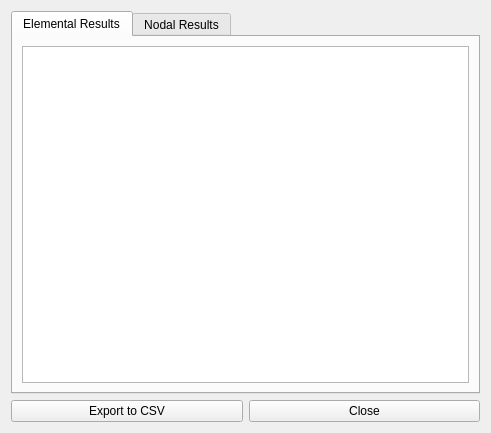
<?xml version="1.0" encoding="UTF-8"?>
<ui version="4.0">
 <class>Results</class>
 <widget class="QWidget" name="Results">
  <property name="geometry">
   <rect>
    <x>0</x>
    <y>0</y>
    <width>491</width>
    <height>433</height>
   </rect>
  </property>
  <property name="windowTitle">
   <string>Form</string>
  </property>
  <layout class="QGridLayout" name="gridLayout">
   <item row="0" column="0" colspan="2">
    <widget class="QTabWidget" name="tabWidget">
     <property name="currentIndex">
      <number>0</number>
     </property>
     <widget class="QWidget" name="tab">
      <attribute name="title">
       <string>Elemental Results</string>
      </attribute>
      <layout class="QGridLayout" name="gridLayout_3">
       <item row="0" column="0">
        <widget class="QTableView" name="ElementTable"/>
       </item>
      </layout>
     </widget>
     <widget class="QWidget" name="tab_2">
      <attribute name="title">
       <string>Nodal Results</string>
      </attribute>
      <layout class="QGridLayout" name="gridLayout_4">
       <item row="0" column="0">
        <widget class="QTableView" name="NodeTable"/>
       </item>
      </layout>
     </widget>
    </widget>
   </item>
   <item row="1" column="0">
    <widget class="QPushButton" name="csv_pb">
     <property name="text">
      <string>Export to CSV</string>
     </property>
    </widget>
   </item>
   <item row="1" column="1">
    <widget class="QPushButton" name="pushButton">
     <property name="text">
      <string>Close</string>
     </property>
    </widget>
   </item>
  </layout>
 </widget>
 <tabstops>
  <tabstop>ElementTable</tabstop>
  <tabstop>tabWidget</tabstop>
  <tabstop>NodeTable</tabstop>
  <tabstop>csv_pb</tabstop>
  <tabstop>pushButton</tabstop>
 </tabstops>
 <resources/>
 <connections/>
</ui>
